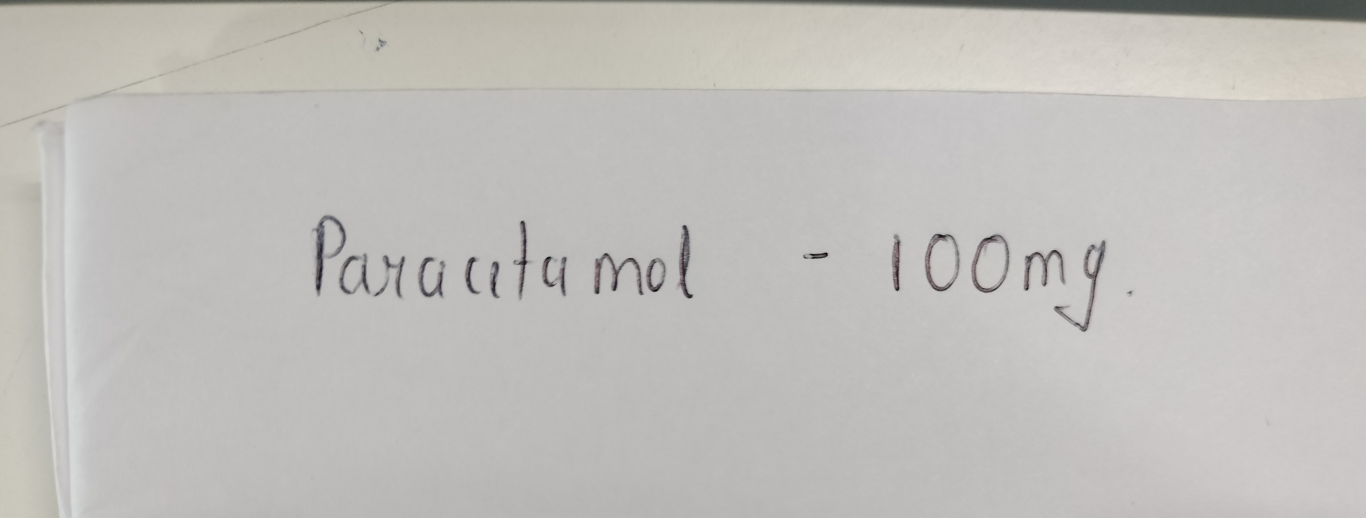
#> input picture backend/uploads/IMG_20260515_105411.jpg, 4096 x 1552 px (shown at 1/3 size); its folder holds only this picture in this run
$ python -i ocr.py   (imports and definitions only)
#> lines starting #> are read from the running program, lines starting #| are printed output that depends on the picture; after the words box and inside, x2 and y2 are one past the last pixel; in counts of white or black regions, pixels touching at a corner belong together
#> further down, picture is the input picture: PIL image 4096x1552 RGB; mean R, G, B 192.3, 190.5, 187.1
"""
OCR module — Maximum-strength handwriting extraction pipeline.
Uses aggressive preprocessing to get as much text as possible from
handwritten prescriptions, even if broken/garbled. The LLM cleans it up later.
"""

import io
import numpy as np
import pytesseract
from PIL import Image, ImageFilter, ImageOps, ImageEnhance


# ============================================================
#  PREPROCESSING FUNCTIONS
# ============================================================

def _to_grayscale(img):
    return ImageOps.grayscale(img)


def _upscale(img, target_width=3000):
    """Upscale small images — Tesseract needs 300+ DPI equivalent."""
#> called with target_width = 3000
    w, h = img.size
#> w = 4096; h = 1552
    if w < target_width:
        scale = target_width / w
        img = img.resize((int(w * scale), int(h * scale)), Image.LANCZOS)
    return img


def _boost_contrast(img, factor=2.5):
    """Aggressive contrast boost to reveal faint handwriting."""
#> called with factor = 2.5
    return ImageEnhance.Contrast(img).enhance(factor)


def _boost_brightness(img, factor=1.2):
    """Slight brightness boost to lighten background."""
#> called with factor = 1.2
    return ImageEnhance.Brightness(img).enhance(factor)


def _sharpen(img, factor=3.0):
    """Heavy sharpening to crisp up pen strokes."""
#> called with factor = 3
    return ImageEnhance.Sharpness(img).enhance(factor)


def _adaptive_threshold(img, block_size=35, offset=12):
    """
    Adaptive thresholding — the KEY for handwriting.
    Handles uneven ink, shadows, and varying pen pressure.
    """
#> called with block_size = 35, offset = 12
    arr = np.array(img, dtype=np.float64)
    # Local mean via box blur
    blurred = img.filter(ImageFilter.BoxBlur(block_size // 2))
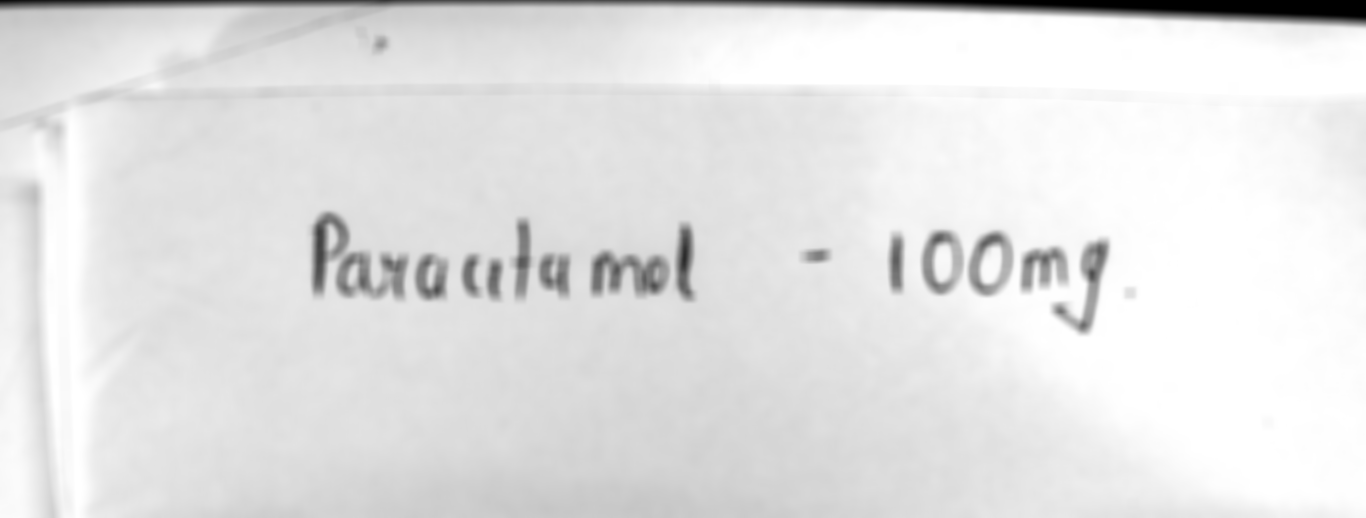
#> blurred: PIL image 4096x1552 L (shown at 1/3 size); min 0, max 255, mean 226.7
    local_mean = np.array(blurred, dtype=np.float64)
    # Foreground = darker than local mean minus offset
    binary = np.where(arr < local_mean - offset, 0, 255).astype(np.uint8)
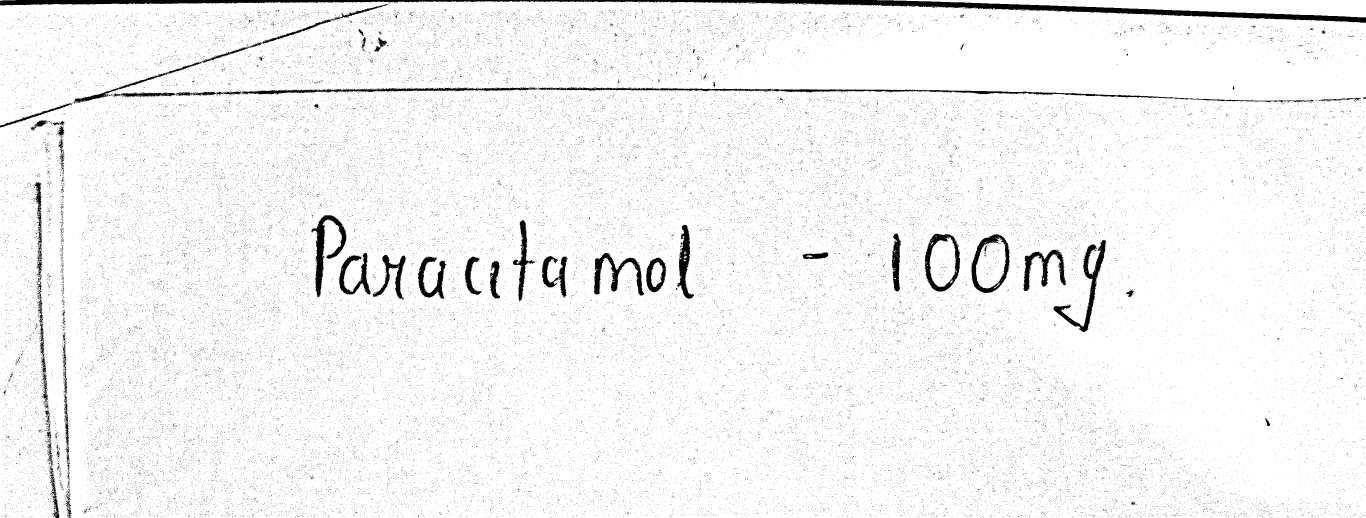
#> binary: shape (1552, 4096) (shown at 1/3 size); 95.9% white; 77900 black regions (77788 under 20 px), largest, box (x1, y1, x2, y2) and area: (0, 0, 4096, 69) 45173, (725, 262, 3715, 304) 16226, (3160, 719, 3320, 996) 7140
    return Image.fromarray(binary)


def _global_threshold(img, thresh=140):
    """Simple global threshold — works for high contrast text."""
    return img.point(lambda p: 255 if p > thresh else 0)


def _denoise(img):
    """Median filter removes salt-and-pepper noise while keeping strokes."""
    return img.filter(ImageFilter.MedianFilter(size=3))
#> returned value: PIL image 4096x1552 L; 97.5% white; 772 black regions (663 under 20 px), largest, box (x1, y1, x2, y2) and area: (0, 0, 4096, 68) 45307, (1609, 262, 3566, 298) 9897, (3161, 720, 3319, 996) 7236


def _morphological_close(img):
    """
    Close small gaps in handwritten strokes.
    Dilate then erode — connects broken letter parts.
    """
    # MaxFilter = dilation, MinFilter = erosion
    img = img.filter(ImageFilter.MaxFilter(size=3))
#> img: PIL image 4096x1552 L; 98.2% white; 248 black regions (147 under 20 px), largest, box (x1, y1, x2, y2) and area: (0, 0, 4096, 67) 38791, (936, 647, 1038, 890) 5861, (3162, 721, 3317, 995) 5751
    img = img.filter(ImageFilter.MinFilter(size=3))
#> img: PIL image 4096x1552 L; 97.6% white; 207 black regions (62 under 20 px), largest, box (x1, y1, x2, y2) and area: (0, 0, 4096, 68) 45084, (1616, 263, 3179, 284) 8196, (3161, 720, 3318, 996) 7175
    return img


def _invert_if_needed(img):
    """If image is mostly dark (white text on dark bg), invert it."""
    arr = np.array(img)
    if np.mean(arr) < 127:
        return ImageOps.invert(img)
    return img


def _deskew(img):
    """Correct skewed/tilted handwriting by finding best rotation angle."""
    arr = np.array(img)
    inv = 255 - arr
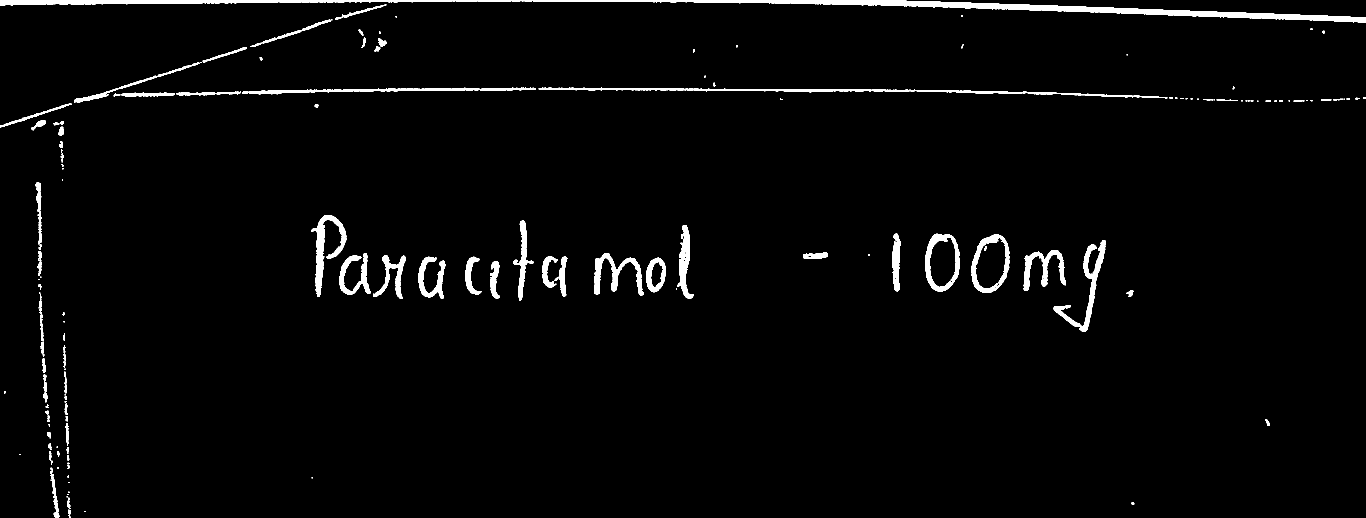
#> inv: shape (1552, 4096) (shown at 1/3 size); 2.4% white; 207 white regions (62 under 20 px), largest, box (x1, y1, x2, y2) and area: (0, 0, 4096, 68) 45084, (1616, 263, 3179, 284) 8196, (3161, 720, 3318, 996) 7175
    best_angle = 0
    best_score = 0
    for angle_10x in range(-100, 101, 5):  # -10° to +10° in 0.5° steps
        angle = angle_10x / 10.0
        rotated = img.rotate(angle, fillcolor=255, expand=False)
        rot_arr = 255 - np.array(rotated)
        row_sums = np.sum(rot_arr, axis=1)
        score = np.var(row_sums)
        if score > best_score:
            best_score = score
            best_angle = angle
#> this loop made 41 passes
#> (score, best_score) on passes 1 to 12: (256127285.6, 256127285.6), (278076414.6, 278076414.6), (304303097.5, 304303097.5), (334037915.8, 334037915.8), (367543837, 367543837), (402544444.7, 402544444.7), (440942388.3, 440942388.3), (487165174.9, 487165174.9), (539031242.3, 539031242.3), (596751622, 596751622), (658243102.8, 658243102.8), (712451634.1, 712451634.1)
#> best_score on passes 17 to 21: 1.1e+09, 1.28e+09, 1.54e+09, 1.76e+09, 3.82e+09
#> pass 1, in _deskew, `rotated = img.rotate(angle, fillcolor=255, expand=False)`:
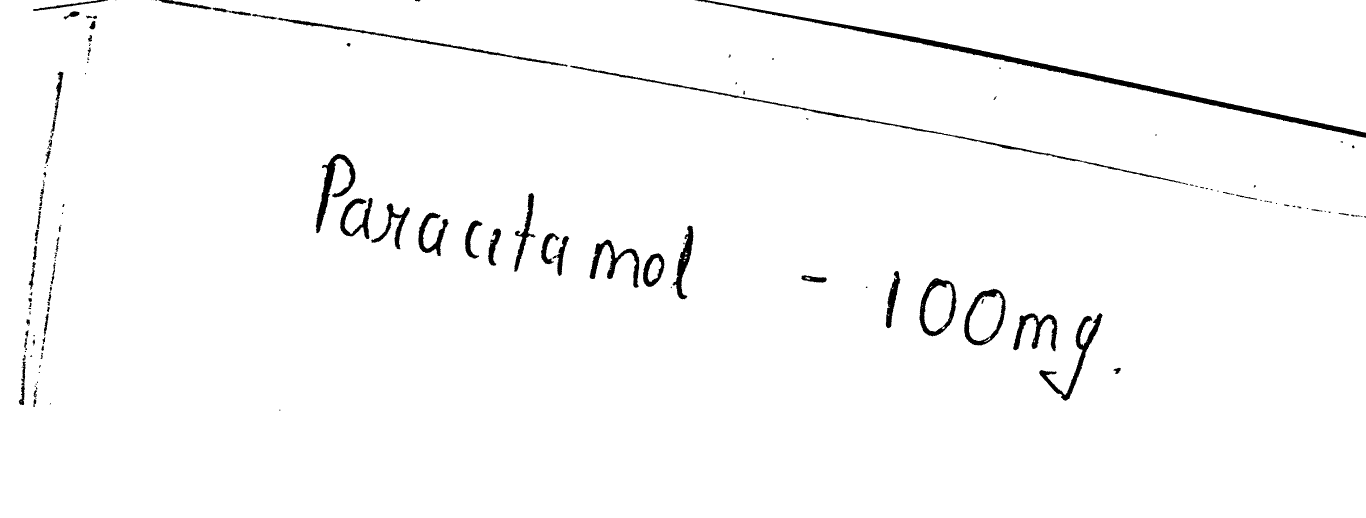
#> rotated: PIL image 4096x1552 L (shown at 1/3 size); 98% white; 172 black regions (54 under 20 px), largest, box (x1, y1, x2, y2) and area: (2084, 0, 4096, 413) 27972, (1711, 197, 3248, 486) 8194, (3118, 940, 3308, 1202) 7176
#> pass 1, in _deskew, `rot_arr = 255 - np.array(rotated)`:
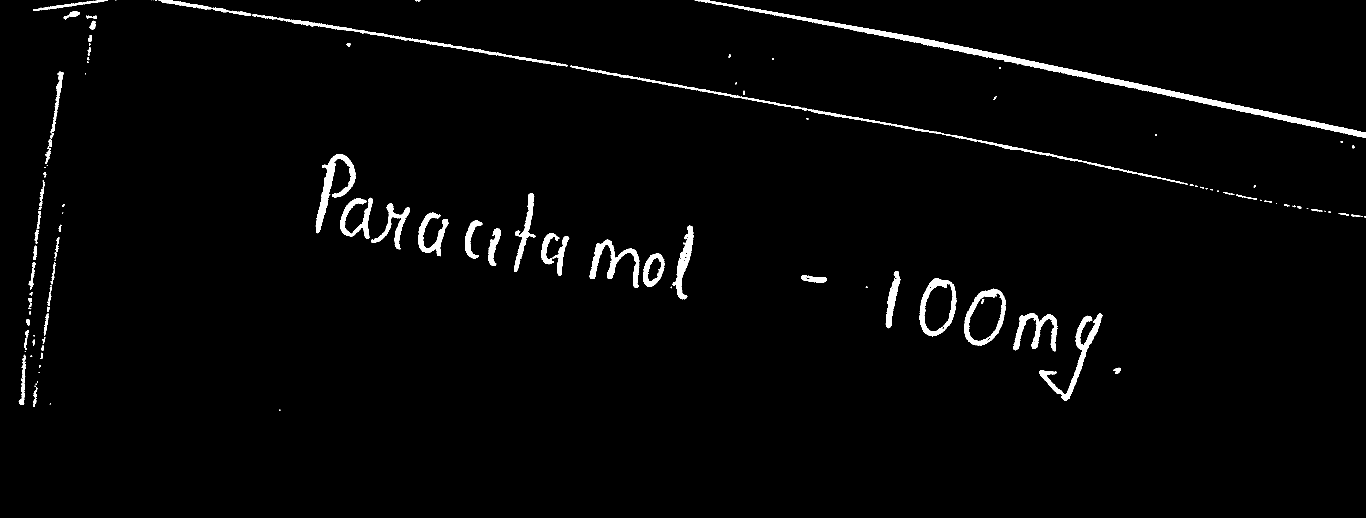
#> rot_arr: shape (1552, 4096) (shown at 1/3 size); 2% white; 172 white regions (54 under 20 px), largest, box (x1, y1, x2, y2) and area: (2084, 0, 4096, 413) 27972, (1711, 197, 3248, 486) 8194, (3118, 940, 3308, 1202) 7176
#> after the loop, best_angle = 0; best_score = 3.82e+09
    if abs(best_angle) > 0.3:
        img = img.rotate(best_angle, fillcolor=255, expand=True)
    return img


def _add_border(img, size=30):
    """White border prevents Tesseract from clipping edge text."""
#> called with size = 30
    return ImageOps.expand(img, border=size, fill=255)
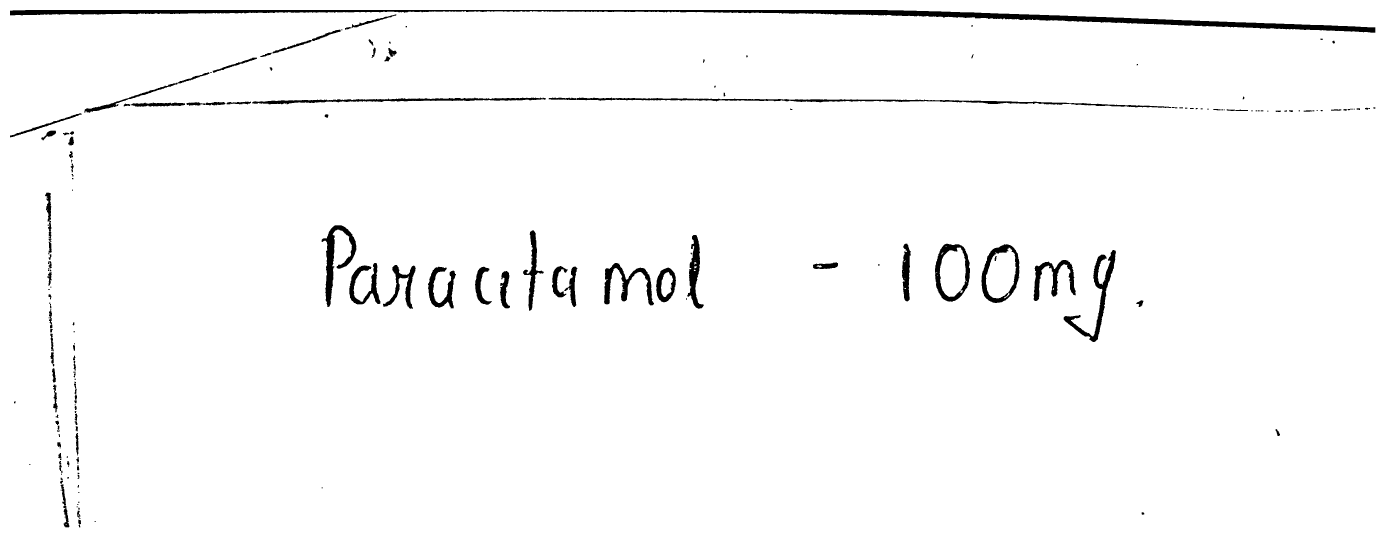
#> returned value: PIL image 4156x1612 L (shown at 1/3 size); 97.7% white; 207 black regions (62 under 20 px), largest, box (x1, y1, x2, y2) and area: (30, 30, 4126, 98) 45084, (1646, 293, 3209, 314) 8196, (3191, 750, 3348, 1026) 7175


# ============================================================
#  TESSERACT CONFIGURATIONS
# ============================================================

# Each config targets different handwriting scenarios
CONFIGS = [
    # Config 1: LSTM engine, uniform text block — best general handwriting
    '--oem 1 --psm 6 -c preserve_interword_spaces=1',
    # Config 2: Single column of variable-size text (typical prescriptions)
    '--oem 1 --psm 4 -c preserve_interword_spaces=1',
    # Config 3: Fully automatic with LSTM
    '--oem 1 --psm 3',
    # Config 4: Sparse text — catches isolated words that others miss
    '--oem 1 --psm 11',
    # Config 5: Legacy + LSTM combined — sometimes catches what LSTM alone misses
    '--oem 2 --psm 6',
]


# ============================================================
#  PREPROCESSING PIPELINES
# ============================================================

def pipeline_handwriting(img):
    """Aggressive pipeline for handwritten text."""
    img = _to_grayscale(img)
    img = _upscale(img, target_width=3000)
    img = _invert_if_needed(img)
    img = _boost_contrast(img, factor=2.5)
    img = _boost_brightness(img, factor=1.2)
    img = _sharpen(img, factor=3.0)
    img = _adaptive_threshold(img, block_size=35, offset=12)
    img = _denoise(img)
    img = _morphological_close(img)
    img = _deskew(img)
    img = _add_border(img, size=30)
    return img


# [132 lines left out: functions pipeline_high_contrast, pipeline_simple, extract_text, _basic_clean, _merge_results, _similarity, not called in this run]

>>> from PIL import Image
>>> picture = Image.open('uploads/IMG_20260515_105411.jpg')
>>> result = pipeline_handwriting(picture)
